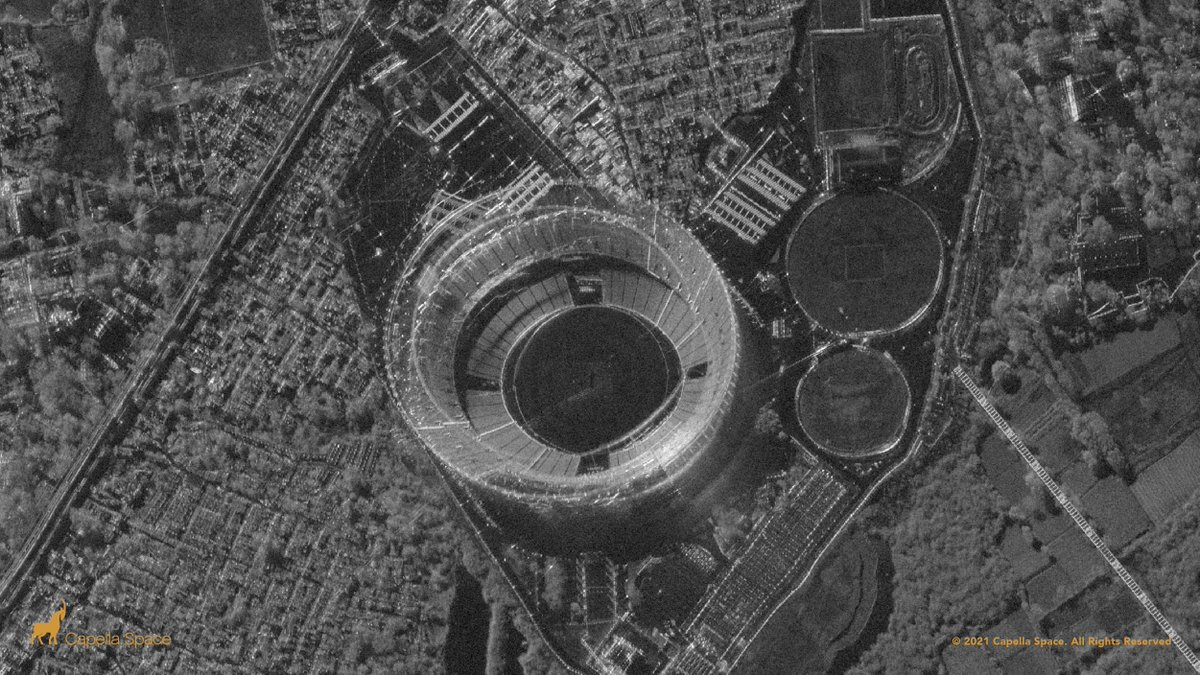
#> input picture hw7/sar_1.jpg, 1200 x 675 px
$ jupyter execute hw_7-8.ipynb
#> lines starting #> are read from the running program, lines starting #| are printed output that depends on the picture; after the words box and inside, x2 and y2 are one past the last pixel; in counts of white or black regions, pixels touching at a corner belong together
[cell 1]
# Выполните сохранение монохромного изображения в виде текстового или бинарного файла.
# Реализуйте алгоритм вейвлет-преобразования Хаара для изображения.
# Выполните квантование высокочастотных компонент (прим., количество квантов = 4).
#Сохраните получившийся массив значений в текстовый или бинарный файл в порядке LL, LH, HL, HH вейвлет-преобразования Хафа. Компоненты LH, HL, HH храните в виде пар (значение, количество повторений).
# Сравните объем памяти, занимаемый исходным изображением (попиксельное хранение), и изображение, полученным после преобразования Хафа и сжатием длин серий.

1. Сохранение монохромного текста

[cell 2]
import cv2
import numpy as np
import matplotlib.pyplot as plt
from collections import Counter
img = cv2.imread('sar_1.jpg', cv2.IMREAD_GRAYSCALE)
#> img: shape (675, 1200); min 0, max 255, mean 78.2
if img is None:
    print("Ошибка при загрузке изображения.")
else:
    _, monoImg = cv2.threshold(img, 128, 255, cv2.THRESH_BINARY)
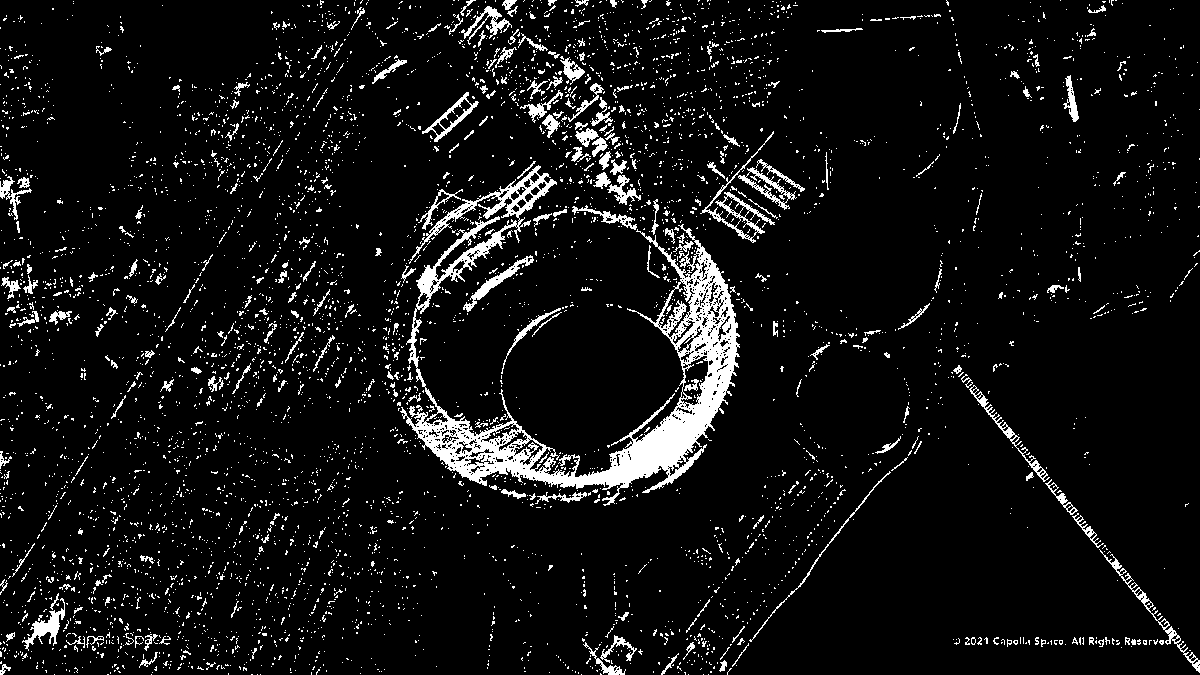
#> monoImg: shape (675, 1200); 7.1% white; 4964 white regions (4689 under 20 px), largest, box (x1, y1, x2, y2) and area: (400, 165, 740, 506) 20767, (700, 131, 775, 243) 919, (1099, 549, 1200, 673) 720

    #сохранение монохромного изображения в текстовый файл
    with open('monochrome_Img.txt', 'w') as file:
        for r in monoImg:
            line = ' '.join(str(pixel) for pixel in r)
            file.write(line + '\n')

2. Алгоритм вейвлет-преобразование Хаара

[cell 3]
def wavelet_haar(data):
    data = data.astype(np.float32)
    rows, cols = data.shape
#> rows = 675; cols = 1200
    horizontal = np.zeros_like(data)


    for row_idx in range(rows):
        col_idx = 0
        while col_idx < cols - 1:
            pixel1 = data[row_idx, col_idx]
            pixel2 = data[row_idx, col_idx + 1]

            average = (pixel1 + pixel2) / 2.0
            difference = (pixel1 - pixel2) / 2.0

            horizontal[row_idx, col_idx // 2] = average
            horizontal[row_idx, col_idx // 2 + cols // 2] = difference

            col_idx += 2

        if cols % 2 != 0:
            horizontal[row_idx, cols // 2] = data[row_idx, -1]
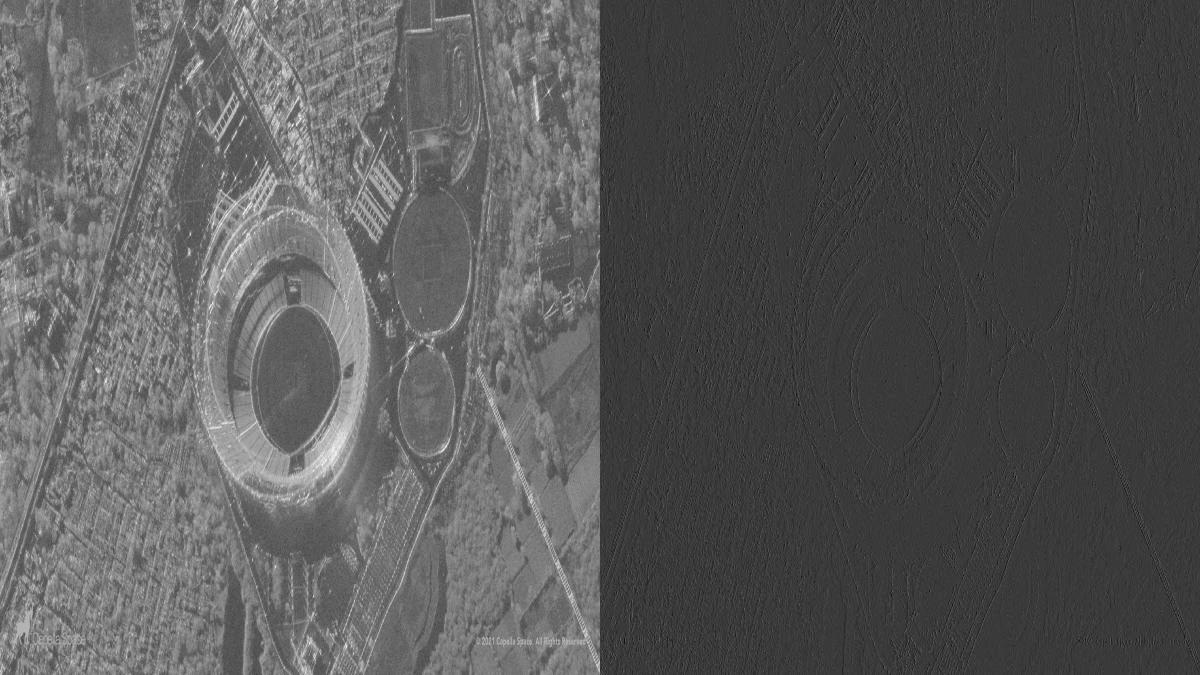
#> horizontal: shape (675, 1200) float32; min -76, max 255, mean 39.1; drawn with min black and max white

    vertical = np.zeros_like(horizontal)

    for col_idx in range(cols):
        row_idx = 0
        while row_idx < rows - 1:
            pixel1 = horizontal[row_idx, col_idx]
            pixel2 = horizontal[row_idx + 1, col_idx]

            average = (pixel1 + pixel2) / 2.0
            difference = (pixel1 - pixel2) / 2.0

            vertical[row_idx // 2, col_idx] = average
            vertical[row_idx // 2 + rows // 2, col_idx] = difference

            row_idx += 2

        if rows % 2 != 0:
            vertical[rows // 2, col_idx] = horizontal[-1, col_idx]
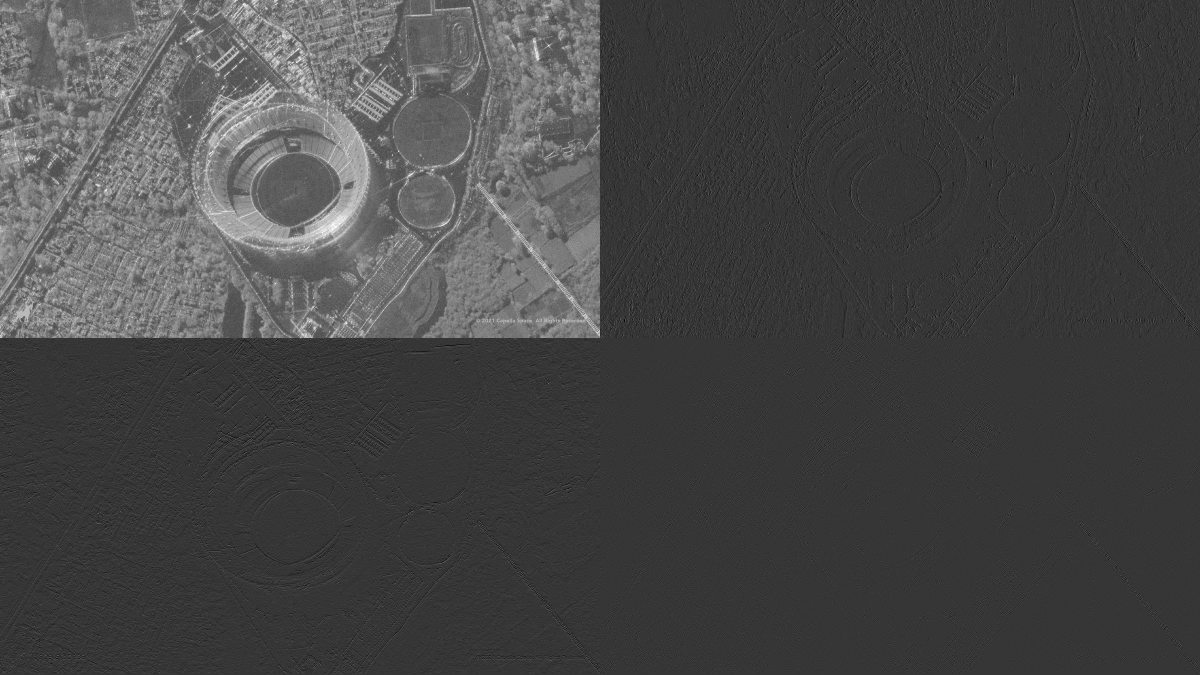
#> vertical: shape (675, 1200) float32; min -64.5, max 238.2, mean 19.6; drawn with min black and max white

    half_rows = rows // 2
#> half_rows = 337
    half_cols = cols // 2
#> half_cols = 600

    ll_component = vertical[:half_rows, :half_cols]
    lh_component = vertical[:half_rows, half_cols:]
    hl_component = vertical[half_rows:, :half_cols]
    hh_component = vertical[half_rows:, half_cols:]
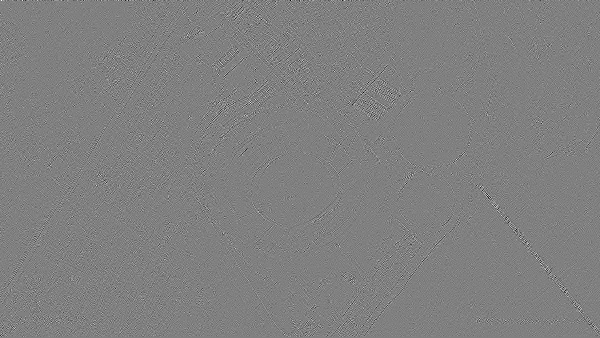
#> hh_component: shape (338, 600) float32; min -40, max 39.5, mean 0; drawn with min black and max white

    return ll_component, lh_component, hl_component, hh_component, vertical

LL, LH, HL, HH, full_transform = wavelet_haar(img)

[cell 4]
plt.figure(figsize=(10, 6))
plt.subplot(2, 3, 1)
plt.imshow(img, cmap='gray')
plt.title('Исходное изображение')
plt.axis('off')

# LL
plt.subplot(2, 3, 2)
plt.imshow(LL, cmap='gray')
plt.title('LL - Аппроксимация')
plt.axis('off')

# LH
plt.subplot(2, 3, 3)
plt.imshow(np.abs(LH), cmap='gray')
plt.title('LH - Горизонтальные детали')
plt.axis('off')

# HL
plt.subplot(2, 3, 4)
plt.imshow(np.abs(HL), cmap='gray')
plt.title('HL - Вертикальные детали')
plt.axis('off')

# HH
plt.subplot(2, 3, 5)
plt.imshow(np.abs(HH), cmap='gray')
plt.title('HH - Диагональные детали')
plt.axis('off')

#полнон
plt.subplot(2, 3, 6)
plt.imshow(full_transform, cmap='jet')
plt.title('Полное вейвлет-преобразование')
plt.axis('off')

plt.tight_layout()
plt.show()
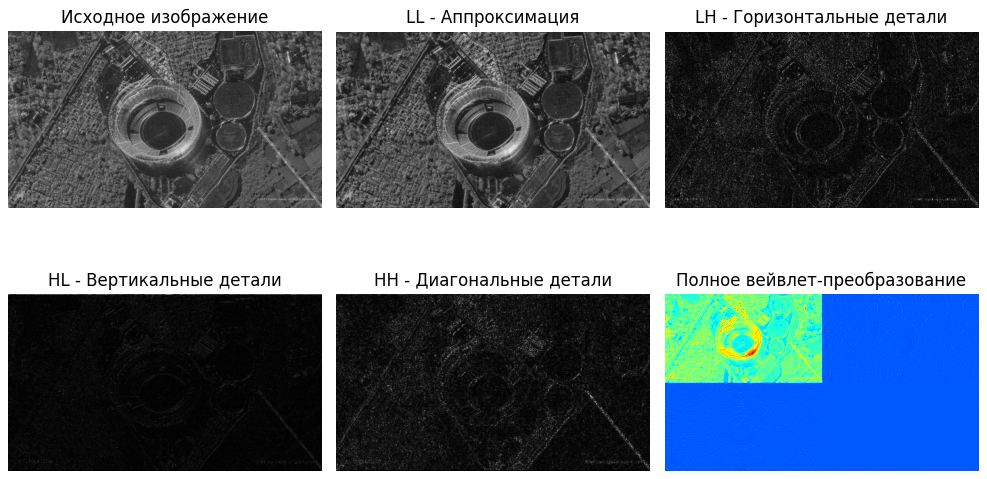
#> figure drawn by matplotlib, 6 panels

3. Квантование высокочастотных компонентов

[cell 5]
def quantize(coeffs, n_quants):
#> called with n_quants = 4
    min_val = np.min(coeffs)
#> min_val = -64.5
    max_val = np.max(coeffs)
#> max_val = 63.25
    step = (max_val - min_val) / n_quants
#> step = 31.94
    quantized = np.round((coeffs - min_val) / step).astype(int)
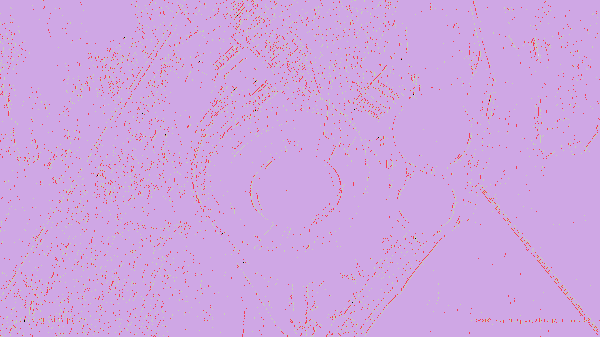
#> quantized: shape (337, 600) int64; 5 distinct labels, from 0 to 4; one colour per label, 0 black
    return quantized, min_val, step

num_quants = 4
lh_quantize, lh_min, lh_step = quantize(LH, num_quants)
#> lh_min = -64.5; lh_step = 31.94
hl_quantize, hl_min, hl_step = quantize(HL, num_quants)
#> call 2 of quantize, with n_quants = 4
#> in quantize (call 2), `min_val = np.min(coeffs)`: min_val = -51
#> in quantize (call 2), `max_val = np.max(coeffs)`: max_val = 173
#> in quantize (call 2), `step = (max_val - min_val) / n_quants`: step = 56
#> in quantize (call 2), `quantized = np.round((coeffs - min_val) / step).astype(int)`:
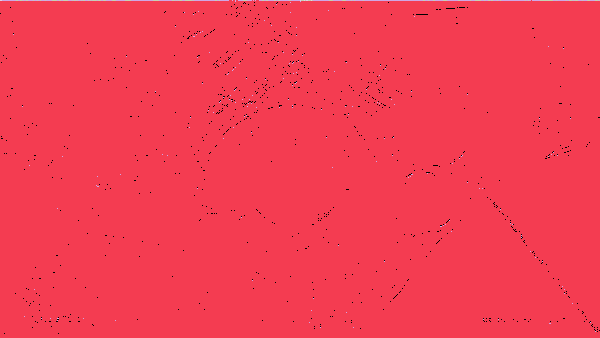
#> quantized: shape (338, 600) int64; 5 distinct labels, from 0 to 4; one colour per label, 0 black
#> hl_min = -51; hl_step = 56
hh_quantize, hh_min, hh_step = quantize(HH, num_quants)
#> call 3 of quantize, with n_quants = 4
#> in quantize (call 3), `min_val = np.min(coeffs)`: min_val = -40
#> in quantize (call 3), `max_val = np.max(coeffs)`: max_val = 39.5
#> in quantize (call 3), `step = (max_val - min_val) / n_quants`: step = 19.88
#> in quantize (call 3), `quantized = np.round((coeffs - min_val) / step).astype(int)`:
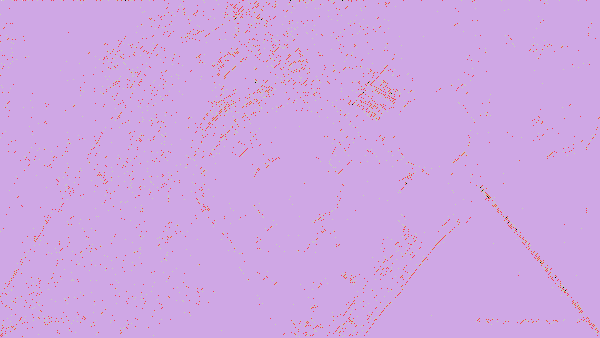
#> quantized: shape (338, 600) int64; 5 distinct labels, from 0 to 4; one colour per label, 0 black
#> hh_min = -40; hh_step = 19.88

def dequantize(quantized, min_val, step):
#> called with min_val = -64.5, step = 31.94
    return min_val + quantized * step

lh_restored = dequantize(lh_quantize, lh_min, lh_step)
hl_restored = dequantize(hl_quantize, hl_min, hl_step)
hh_restored = dequantize(hh_quantize, hh_min, hh_step)

[cell 6]
plt.figure(figsize=(12, 8))

plt.subplot(2, 3, 1)
plt.imshow(np.abs(LH), cmap='coolwarm')
plt.title('LH до квантования')
plt.axis('off')

plt.subplot(2, 3, 2)
plt.imshow(np.abs(HL), cmap='coolwarm')
plt.title('HL до квантования')
plt.axis('off')

plt.subplot(2, 3, 3)
plt.imshow(np.abs(HH), cmap='coolwarm')
plt.title('HH до квантования')
plt.axis('off')

plt.subplot(2, 3, 4)
plt.imshow(lh_restored, cmap='coolwarm')
plt.title('LH после квантования')
plt.axis('off')

plt.subplot(2, 3, 5)
plt.imshow(hl_restored, cmap='coolwarm')
plt.title('HL после квантования')
plt.axis('off')

plt.subplot(2, 3, 6)
plt.imshow(hh_restored, cmap='coolwarm')
plt.title('HH после квантования')
plt.axis('off')

plt.tight_layout()
plt.show()
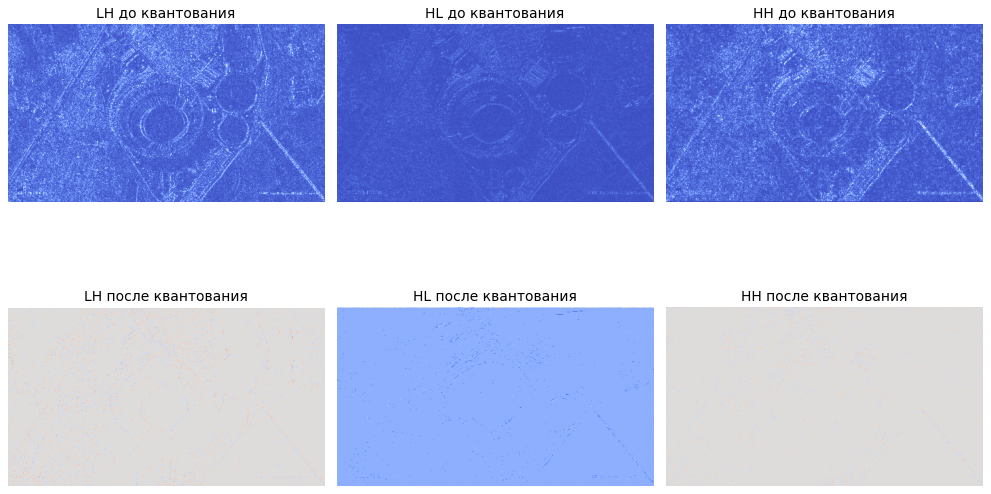
#> figure drawn by matplotlib, 6 panels

4. Сохраните получившийся массив значений в текстовый или бинарный файл в порядке LL, LH, HL, HH вейвлет-преобразования Хафа. Компоненты LH, HL, HH храните в виде пар (значение, количество повторений)

[cell 7]
def encode_rle(comp_data):
    rle_result = []
    for val, cnt in Counter(comp_data.flatten()).items():
        rle_result.append((val, cnt))
#> this loop made 5 passes
#> (val, cnt) on passes 1 to 5: (2, 192152), (3, 5493), (1, 4515), (4, 20), (0, 20)
#> after the loop, rle_result = [(2, 192152), (3, 5493), (1, 4515), (4, 20), (0, 20)]
    return rle_result

lh_encoded = encode_rle(lh_quantize)
#> lh_encoded has the same summary as rle_result in encode_rle
hl_encoded = encode_rle(hl_quantize)
#> the loop in encode_rle (call 2), `for val, cnt in Counter(comp_data.flatten()).items():` made 5 passes
#> (val, cnt) on passes 1 to 5: (4, 7), (2, 589), (3, 167), (1, 201087), (0, 950)
#> hl_encoded = [(4, 7), (2, 589), (3, 167), (1, 201087), (0, 950)]
hh_encoded = encode_rle(hh_quantize)
#> hh_encoded = [(2, 196914), (4, 6), (3, 3087), (1, 2771), (0, 22)]

with open('haar.txt', 'w') as file:
    np.savetxt(file, LL, fmt='%d')
    file.write('\n')
    high_freq = [('LH', lh_encoded), ('HL', hl_encoded), ('HH', hh_encoded)]

    for name, encoded_data in high_freq:
        for val, cnt in encoded_data:
            file.write(f"{val} {cnt}\n")
        file.write('\n')
#> this loop made 3 passes
#> (name, encoded_data) on passes 1 to 3: ('LH', [(2, 192152), (3, 5493), (1, 4515), (4, 20), (0, 20)]), ('HL', [(4, 7), (2, 589), (3, 167), (1, 201087), (0, 950)]), ('HH', [(2, 196914), (4, 6), (3, 3087), (1, 2771), (0, 22)])
